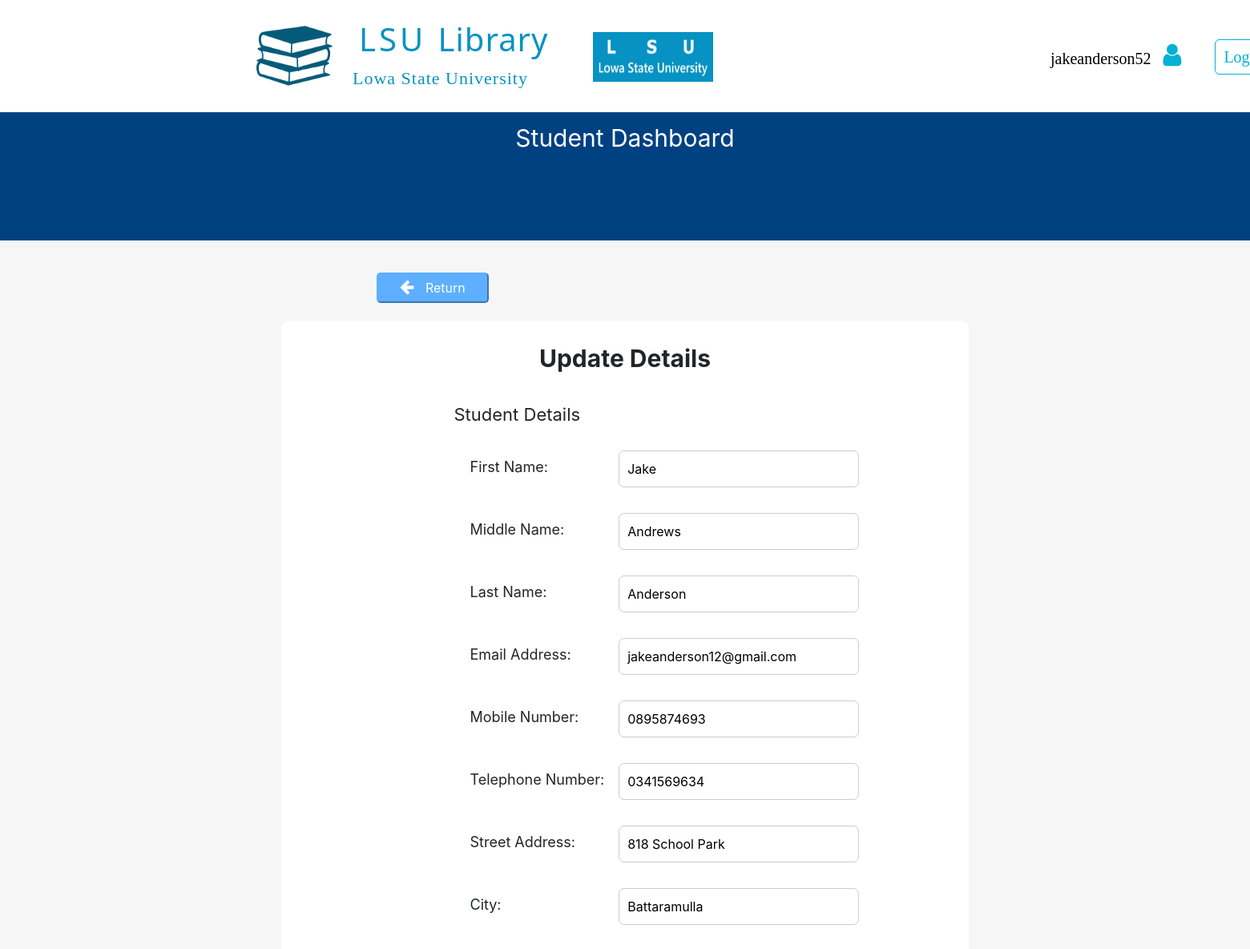
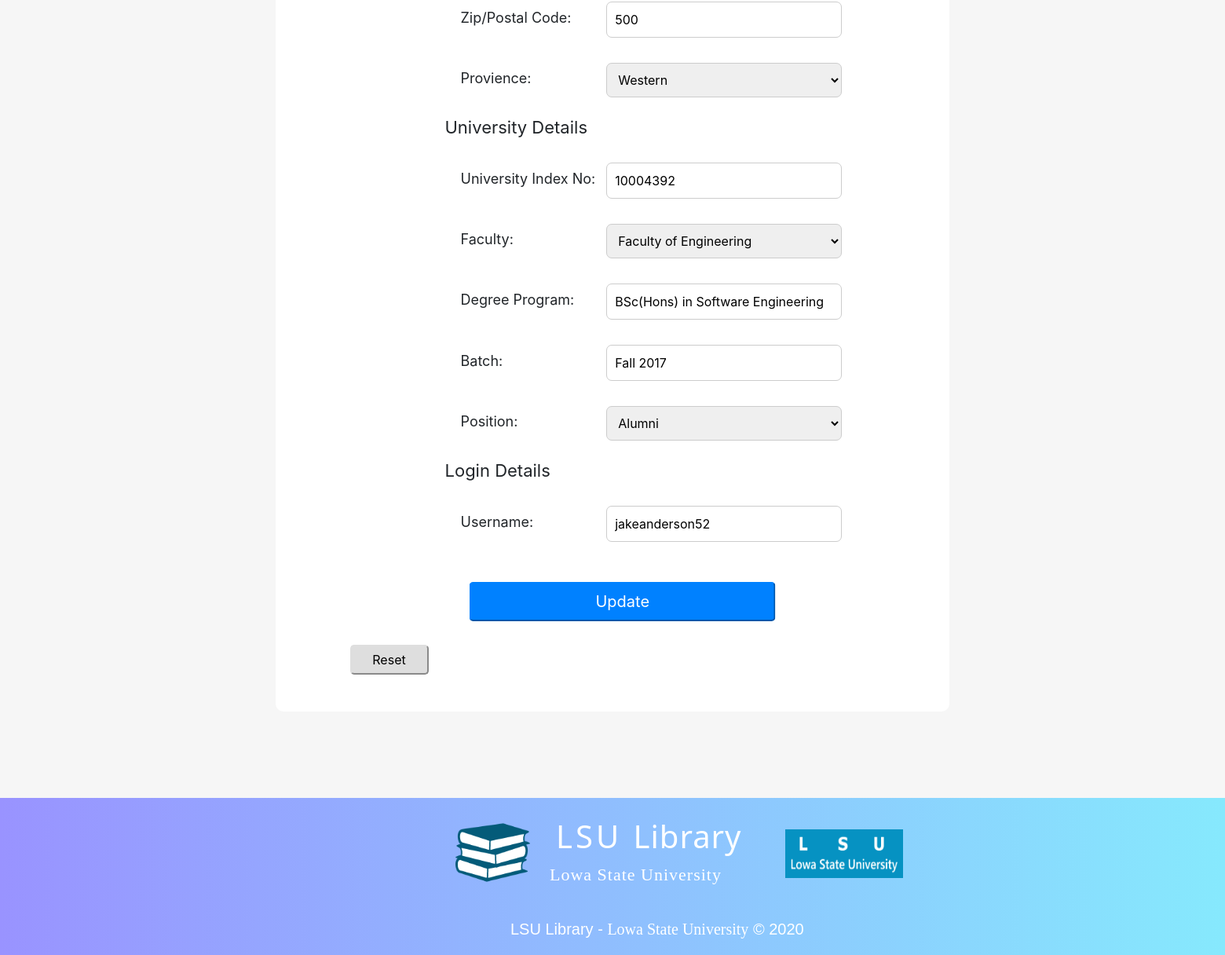
/studentProfessorDashboard/3.accountDetails/studentUpdateDetails.php (signed in), run on the app's committed database (2 pictures, top to bottom).
### tables this page shows
CREATE TABLE User(
  UserID INT(8) AUTO_INCREMENT,
  FirstName VARCHAR(30) NOT NULL,
  MiddleName VARCHAR(30),
  LastName VARCHAR(50) NOT NULL,
  EmailAddress VARCHAR(50) NOT NULL,
  StreetAddress VARCHAR(40) NOT NULL,
  ucCityID INT(8),
  uzpcZPCID INT(8),
  upProvienceID INT(8) NOT NULL,
  MobileNumber CHAR(10) NOT NULL,
  TelephoneNumber CHAR(10),
  RegistrationDateTime DATETIME DEFAULT CURRENT_TIMESTAMP,
  lLoginID INT NOT NULL,  
  PRIMARY KEY (UserID),
  FOREIGN KEY (ucCityID) REFERENCES UserCity(CityID),
  FOREIGN KEY (uzpcZPCID) REFERENCES UserZipPostalCode(ZPCID),
  FOREIGN KEY (upProvienceID) REFERENCES UserProvience(ProvienceID)
);

CREATE TABLE UserCity(
  CityID INT(8) AUTO_INCREMENT,
  City VARCHAR(50),
  PRIMARY KEY (CityID)
);

CREATE TABLE UserZipPostalCode(
  ZPCID INT(8) AUTO_INCREMENT,
  ZipPostalCode INT(5),
  PRIMARY KEY (ZPCID)
);

CREATE TABLE UniversityMember(
  uUserID INT(8) NOT NULL,
  UniversityNo INT(8) NOT NULL,
  mmtMembershipTypeID INT(8) NOT NULL,
  mmsMemberStatusID INT(8) NOT NULL,
  mfFacultyID INT(8) NOT NULL,
  mpPositionID INT(8) NOT NULL,
  EditDateTime DATETIME,
  PRIMARY KEY (uUserID, UniversityNo),
  FOREIGN KEY (uUserID) REFERENCES User(UserID),
  FOREIGN KEY (mmtMembershipTypeID) REFERENCES MemberMembershipType(MembershipTypeID),
  FOREIGN KEY (mmsMemberStatusID) REFERENCES MemberMemberStatus(MemberStatusID),
  FOREIGN KEY (mfFacultyID) REFERENCES MemberFaculty(FacultyID),
  FOREIGN KEY (mpPositionID) REFERENCES MemberPosition(PositionID)
);

CREATE TABLE StudentDegreeProgram(
  DegreeProgramID INT(8) AUTO_INCREMENT,
  DegreeProgram VARCHAR(60),
  PRIMARY KEY (DegreeProgramID)
);

CREATE TABLE StudentBatch(
  BatchID INT(8) AUTO_INCREMENT,
  Batch VARCHAR(20),
  PRIMARY KEY (BatchID)
);

CREATE TABLE MemberPosition(
  PositionID INT(8) AUTO_INCREMENT,
  Position VARCHAR(25),
  PRIMARY KEY (PositionID)
);

### studentProfessorDashboard/3.accountDetails/studentUpdateDetails.php (the view, shortened to what the rows shown need)
<?php
  include_once("../../LSULibraryDBConnection.php");
  $userUsername = $_SESSION['username'];
        ?> <script>
<!DOCTYPE html>
<html>
  <head>
    <link rel="stylesheet" href="../../assets/css/defaultLayout.css">
    <link rel="stylesheet" href="https://cdnjs.cloudflare.com/ajax/libs/font-awesome/4.7.0/css/font-awesome.min.css">
    <link rel="stylesheet" href="../../assets/bootstrap/css/bootstrap.min.css">
  </head>
  <body>
        <div style="height: 140px; width: 100%;">
              <div id="logoSection">
                <h1 id="mainTitle"> LSU <span id="mainTitleSpan">Library</span> </h1>
              </div>
        </div>
          <div style="width: 100%;
                      height: 1900px;
                      background-color: #F6F6F6;">
            <div style="width: 55%;
                        height: 1690px;
                        background-color: #FFFFFF;
                        border-radius: 10px;
                        position: relative;
                        left: 50%;
                        transform: translateX(-50%);
                        top: 100px;">
              <?php
                $retrieveDetailsSQL = "SELECT * FROM User u INNER JOIN Login l ON l.LoginID = u.lLoginID
                                    INNER JOIN UserCity uc ON uc.CityID = u.ucCityID
                                    INNER JOIN UserZipPostalCode uzpc ON uzpc.ZPCID = u.uzpcZPCID
                                    INNER JOIN UserProvience up ON up.ProvienceID = u.upProvienceID
                                    INNER JOIN UniversityMember um ON um.uUserID = u.UserID
                                    INNER JOIN MemberMembershipType mmt ON mmt.MembershipTypeID = um.mmtMembershipTypeID
                                    INNER JOIN MemberFaculty mf ON mf.FacultyID = um.mfFacultyID
                                    INNER JOIN Student s ON s.umUserID = um.uUserID AND s.umUniversityNo = um.UniversityNo
                                    INNER JOIN StudentDegreeProgram sdp ON sdp.DegreeProgramID = s.sdpDegreeProgramID
                                    INNER JOIN StudentBatch sb ON sb.BatchID = s.sbBatchID
                                    INNER JOIN MemberPosition mp ON mp.PositionID = um.mpPositionID
                                    INNER JOIN MemberMemberStatus mms ON mms.MemberStatusID = um.mmsMemberStatusID
                                    WHERE l.Username = '$userUsername';";
                $retrieveDetailsResult = mysqli_query($databaseConn, $retrieveDetailsSQL);
                $retrieveDetailsRow = mysqli_fetch_array($retrieveDetailsResult);
              ?>
              <div id="container">
                <form action="studentUpdateDetails.php" method="POST">
                  <table>
                    <tr>
                      <td>
                        <input type="text" name="firstName" class="updateFormInput" required placeholder="First Name" value="<?php echo $retrieveDetailsRow['FirstName']; ?>"
                        title="Mandatory, Only Uppercase Initials and Lowercase Alphabetic Characters"
                        data-toggle="tooltip" data-placement="right">
                      </td>
                    </tr>
                    <tr>
                      <td>
                        <input type="text" name="middleName" class="updateFormInput" placeholder="Middle Name" value="<?php echo $retrieveDetailsRow['MiddleName']; ?>"
                        title="Optional, Only Uppercase Initials and Lowercase Alphabetic Characters"
                        data-toggle="tooltip" data-placement="right">
                      </td>
                    </tr>
                    <tr>
                      <td>
                        <input type="text" name="lastName" class="updateFormInput" required placeholder="Last Name" value="<?php echo $retrieveDetailsRow['LastName']; ?>"
                        title="Mandatory, Only Uppercase Initials and Lowercase Alphabetic Characters"
                        data-toggle="tooltip" data-placement="right">
                      </td>
                    </tr>
                    <tr>
                      <td>
                        <input type="text" name="emailAddress" class="updateFormInput" required placeholder="Email Address" value="<?php echo $retrieveDetailsRow['EmailAddress']; ?>"
                        title="Mandatory, Enter valid email address"
                        data-toggle="tooltip" data-placement="right">
                      </td>
                    </tr>
                    <tr>
                      <td>
                        <input type="text" name="mobileNumber" class="updateFormInput" required placeholder="Mobile Number" value="<?php echo $retrieveDetailsRow['MobileNumber']; ?>"
                        title="Mandatory, Only 10 numeric characters"
                        data-toggle="tooltip" data-placement="right">
                      </td>
                    </tr>
                    <tr>
                      <td>
                        <input type="text" name="telephoneNumber" class="updateFormInput" placeholder="Telephone Number" value="<?php echo $retrieveDetailsRow['TelephoneNumber']; ?>"
                        title="Optional, Only 10 numeric characters"
                        data-toggle="tooltip" data-placement="right">
                      </td>
                    </tr>
                    <tr>
                      <td>
                        <input type="text" name="streetAddress" class="updateFormInput" required placeholder="Street Address" value="<?php echo $retrieveDetailsRow['StreetAddress']; ?>"
                        title="Mandatory, Only Uppercase Initials, Lowercase Alphabetic and Numeric Characters"
                        data-toggle="tooltip" data-placement="right">
                      </td>
                    </tr>
                    <tr>
                      <td>
                        <input type="text" name="city" class="updateFormInput" required placeholder="City" value="<?php echo $retrieveDetailsRow['City']; ?>"
                        title="Mandatory, Only Uppercase Initials, Lowercase Alphabetic and Numeric Characters"
                        data-toggle="tooltip" data-placement="right">
                      </td>
                    </tr>
                    <tr>
                      <td>
                        <input type="text" name="zipPostalCode" class="updateFormInput" required placeholder="Zip/Postal Code" value="<?php echo $retrieveDetailsRow['ZipPostalCode']; ?>"
                        title="Mandatory, Only 5 Numeric Characters"
                        data-toggle="tooltip" data-placement="right">
                      </td>
                    </tr>
                    <tr>
                      <td>
                        <input type="text" name="universityIndexNo" class="updateFormInput" required readonly placeholder="University Index No" value="<?php echo $retrieveDetailsRow['UniversityNo']; ?>"
                        title="Not Editable"
                        data-toggle="tooltip" data-placement="right">
                      </td>
                    </tr>
                    <tr>
                      <td>
                        <input type="text" name="degreeProgram" class="updateFormInput" required placeholder="Degree Program" value="<?php echo $retrieveDetailsRow['DegreeProgram']; ?>"
                        title="Mandatory, Only Uppercase Initials, Lowercase Alphabetic and Numeric Characters"
                        data-toggle="tooltip" data-placement="right">
                      </td>
                    </tr>
                    <tr>
                      <td>
                        <input type="text" name="batch" class="updateFormInput" required placeholder="Batch" value="<?php echo $retrieveDetailsRow['Batch']; ?>"
                        title="Mandatory,  Only Uppercase Initials, Lowercase Alphabetic and Numeric Characters"
                        data-toggle="tooltip" data-placement="right">
                      </td>
                    </tr>
                    <tr>
                      <td>
                        <select name="positionSelect" class="updateFormInput"
                        title="Mandatory, Select the Position"
                        data-toggle="tooltip" data-placement="right">
                          <?php
                              $selectedPositionID = $retrieveDetailsRow["PositionID"];
                              $selectedPosition = $retrieveDetailsRow["Position"];
                          ?>
                            <option value="92130003"
                              <?php
                                if(92130003 == $selectedPositionID && "Alumni" == $selectedPosition)
                                {
                                  echo "selected";
                                }
                              ?> >Alumni
                            </option>
                        </select>
                      </td>
                    </tr>
                    <tr>
                      <td>
                        <input type="text" name="username" class="updateFormInput" required placeholder="Username" value="<?php echo $retrieveDetailsRow['Username']; ?>"
                        title="Mandatory, Only Uppercase, Lowercase Alphabetic and Numeric Characters, Minimum Length: 10, Maximum Length: 15"
                        data-toggle="tooltip" data-placement="right">
                      </td>
                    </tr>
                  </table>
                </form>
              </div>
          </div>
        </div>
          <div id="footer">
            <div id="footerLogoSection">
              <h1 id="mainTitle"> LSU <span id="mainTitleSpan">Library</span> </h1>
            </div>
          </div>
  </body>
</html>

### data on the page
user: firstName "Jake", middleName "Andrews", lastName "Anderson", emailAddress "jakeanderson12@gmail.com", mobileNumber "0895874693", telephoneNumber "0341569634", streetAddress "818 School Park", city "Battaramulla", zipPostalCode "500", universityIndexNo "10004392", degreeProgram "BSc(Hons) in Software Engineering", batch "Fall 2017", username "jakeanderson52"
memberposition: positionSelect "Alumni"

### other printed values
$userUsername "jakeanderson52"
form field provienceSelect "Western"
form field facultySelect "Faculty of Engineering"
